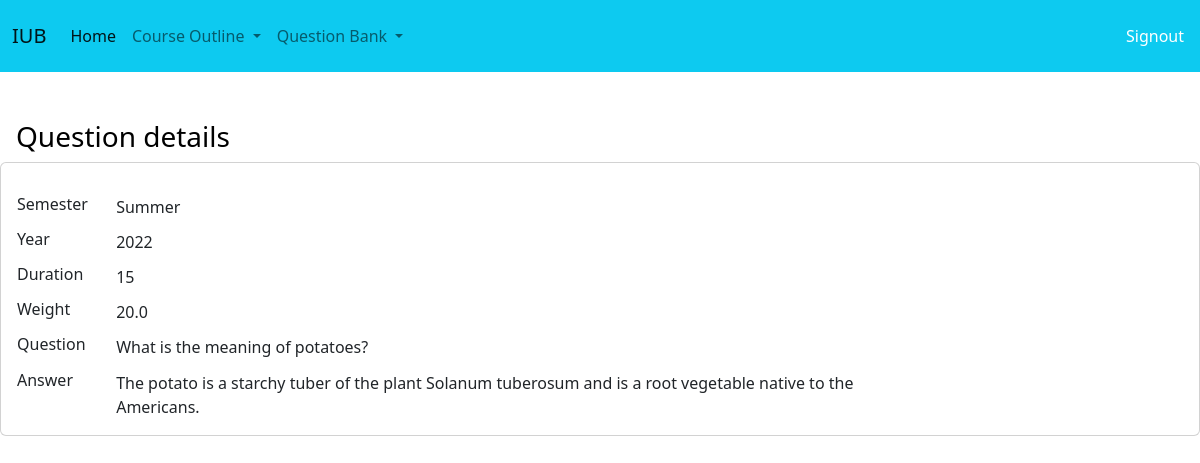
The app's page /show/1 with its own data.
### bank/models.py (models this page shows)
class Question(models.Model):
    SEMS=(
        ('Summer','Summer'),
        ('Spring','Spring'),
        ('Autumn', 'Autumn')
    )
    semester=models.CharField(max_length=6, choices=SEMS)
    year=models.IntegerField(default=2022)
    duration=models.IntegerField()
    question=models.TextField(max_length=500)
    mark=models.FloatField()
    correctAns=models.TextField(max_length=1000)

### bank/views.py (the view)
# urls.py: path('show/<question_id>', views.showQuestion,name="show_Question"),
def showQuestion(request,question_id):
    question=Question.objects.get(pk=question_id)
    return render(request,'bank/showQuestion.html', {'question':question} )

### bank/templates/bank/showQuestion.html (shortened to what this page needs)
{% extends 'bank/base.html' %}
{% block title %}
Question details
{% endblock %}
{% block content %}
<div class="card card-body">
    <div class="mt-3 row justify-content-start">
        <div class="col-1">
          <h6>Semester</h6>
        </div>
        <div class="col-8">
          {{question.semester}}
        </div>
    </div>
    <div class="mt-2 row justify-content-start">
        <div class="col-1">
          <h6>Year</h6>
        </div>
        <div class="col-8">
          {{question.year}}
        </div>
    </div>
    <div class="mt-2 row justify-content-start">
        <div class="col-1">
          <h6>Duration</h6>
        </div>
        <div class="col-8">
          {{question.duration}}
        </div>
    </div>
    <div class="mt-2 row justify-content-start">
        <div class="col-1">
          <h6>Weight</h6>
        </div>
        <div class="col-8">
          {{question.mark}}
        </div>
    </div>
    <div class="mt-2 row justify-content-start">
        <div class="col-1">
          <h6>Question</h6>
        </div>
        <div class="col-8">
          {{question.question}}
        </div>
    </div>
    <div class="mt-2 row justify-content-start">
        <div class="col-1">
          <h6>Answer</h6>
        </div>
        <div class="col-8">
          {{question.correctAns}}
        </div>
    </div>
</div>
{% endblock %}

### records on screen
Question: semester "Summer", year "2022", duration "15", mark "20.0", question "What is the meaning of potatoes?", correctAns "The potato is a starchy tuber of the plant Solanum tuberosum and is a root vegetable native to the Americans."
